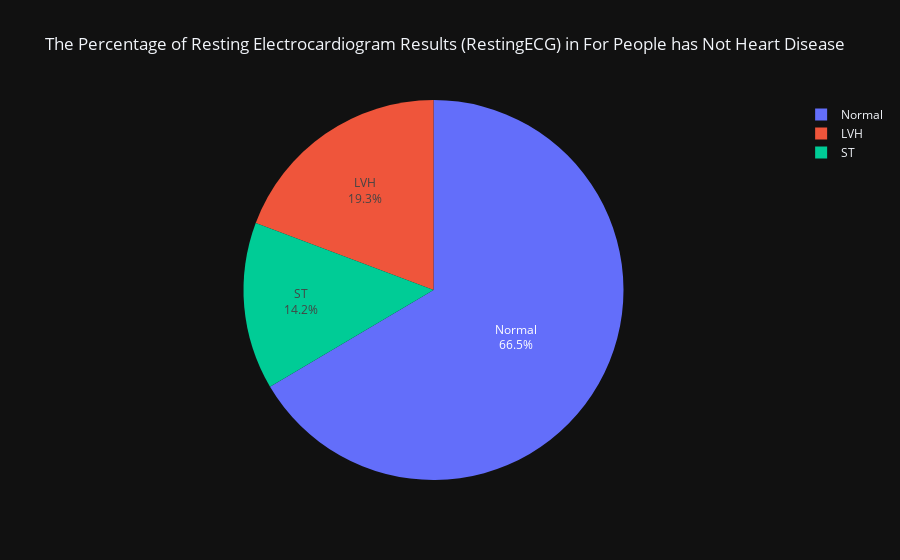

This figure's notebook cell:
### Markdown cell above
### Resting Electrocardiogram Results (RestingECG) for people has Heart Disease or not

### Code cell
fig = px.pie(values = df_cleaned[(df_cleaned['HeartDisease'] == 0)]['RestingECG'].value_counts(),
             names = ['Normal','LVH','ST'],
             template = 'plotly_dark',
             title = 'The Percentage of Resting Electrocardiogram Results (RestingECG) in For People has Not Heart Disease'
             ).update_traces(textinfo='label+percent')

fig.show()

### Figure 1 — Plotly figure (JSON) as saved in the notebook; plotly's stock layout.template omitted (floating-point values rounded to 4 significant figures)
{"data": [{"domain": {"x": [0, 1], "y": [0, 1]}, "hovertemplate": "label=%{label}<br>value=%{value}<extra></extra>", "labels": ["Normal", "LVH", "ST"], "legendgroup": "", "name": "", "showlegend": true, "textinfo": "label+percent", "type": "pie", "values": [252, 73, 54]}], "layout": {"legend": {"tracegroupgap": 0}, "title": {"text": "The Percentage of Resting Electrocardiogram Results (RestingECG) in For People has Not Heart Disease"}}}
